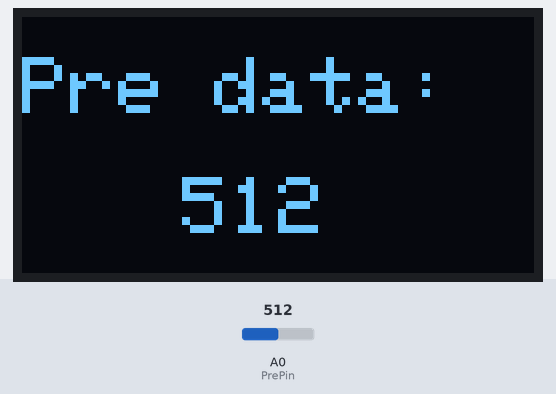
Recording of a sketch running on a simulated Arduino Uno, built with avr-gcc and run on an emulated ATmega328P. Parts: 128×64 one-colour display. The inputs (shaded band) are chosen by the test bench; at power-on: A0 (PrePin) = 512. What the sketch prints to the serial monitor is not drawn.

Above: at 1.2 s.
1.3 s: A0 (PrePin) set to 716
At 2.5 s:
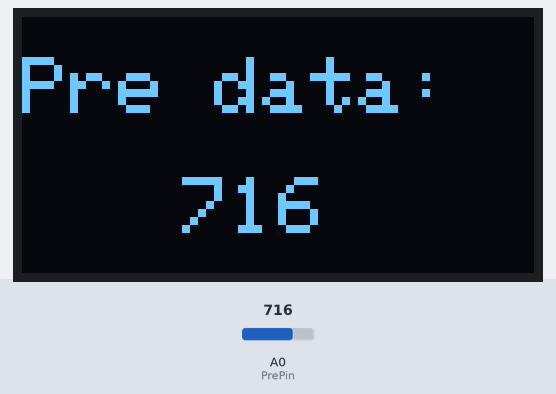
2.8 s: A0 (PrePin) set to 900
At 4.0 s:
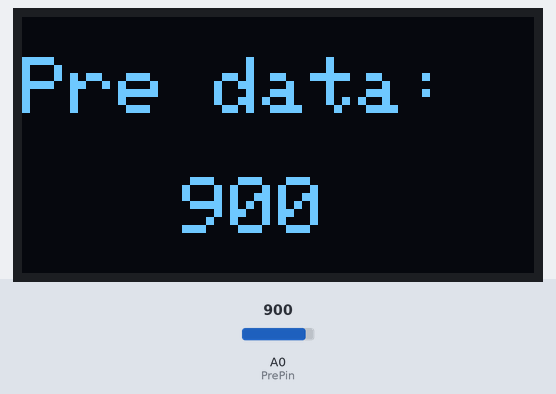
4.3 s: A0 (PrePin) set to 1023
At 5.3 s:
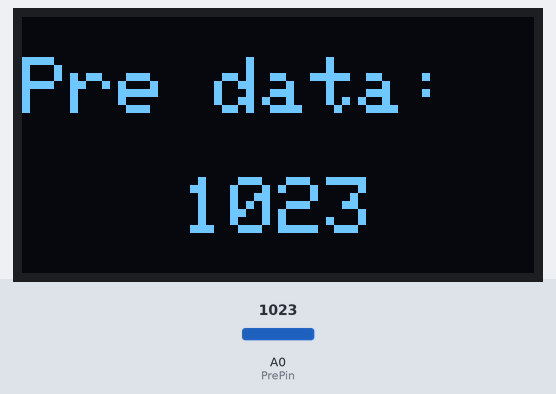
Timing chart, 0 to 7.3 s (numbered marks = the images above; inputs shaded):
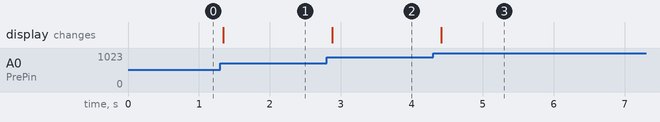

Measured:
- after the input at 1.3 s, the display: changes at once (image 1)
- after the input at 2.8 s, the display: changes after 0.08 s (image 2)
- after the input at 4.3 s, the display: changes after 0.11 s (image 3)

The sketch:

sketch_feb06a.ino
```cpp
#include <Wire.h>//I2C通信用
#include <Adafruit_GFX.h>
#include <Adafruit_SSD1306.h>
#define SCREEN_WIDTH 128 // 设置OLED宽度,单位:像素
#define SCREEN_HEIGHT 64 // 设置OLED高度,单位:像素
#define OLED_RESET 4
Adafruit_SSD1306 display(SCREEN_WIDTH, SCREEN_HEIGHT, &Wire, OLED_RESET);

#define PrePin A0
void setup() {
  // put your setup code here, to run once:
  Serial.begin(115200);
  pinMode(PrePin,INPUT);
  display.begin(SSD1306_SWITCHCAPVCC, 0x3C);//I2C地址
}

void loop() {
  int data=analogRead(PrePin);
  Serial.print(F("preasure:"));
  Serial.println(data);

  pre_display(data);
  display.display();
   delay(100);
  // put your main code here, to run repeatedly:
}

void pre_display(int pre)
{
  display.clearDisplay();
  display.setTextColor(WHITE);
  display.setTextSize(2);
  display.setCursor(0, 10);
  display.print("Pre data:");
  display.setCursor(40, 40);
  display.print(pre);
  }
```
